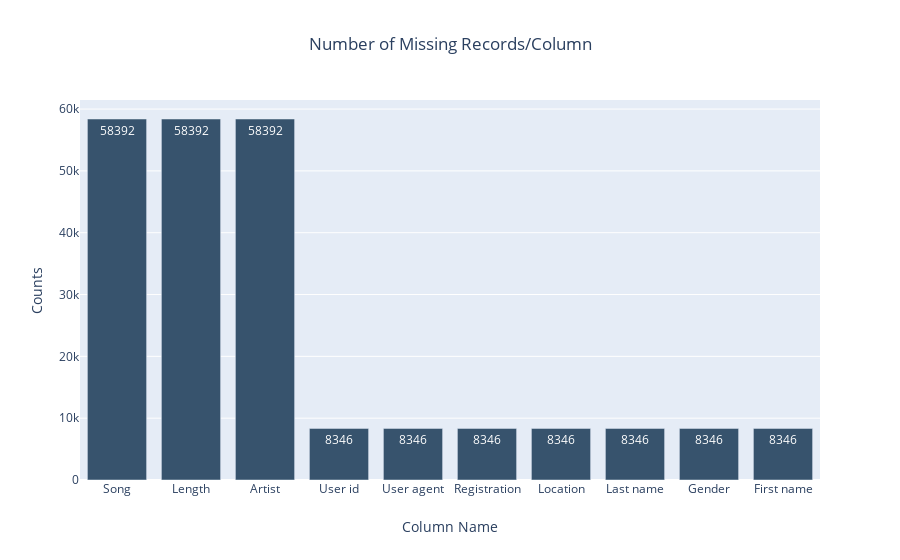

The notebook cell saved with this chart:
### Markdown cell above
## Figure 1

### Code cell
def check_nulls(df):
    """Create a plot of the number of missing records in each column.
    
        Args:
            df (DataFrame): Pyspark Dataframe object
            
        Returns:
            None  
    """
 
    nulls_df = df.isnull().sum()
    nulls_df = nulls_df[nulls_df > 0].sort_values(ascending=False)
    missing_records = nulls_df.tolist()
    column_names = nulls_df.index.tolist()
   
    x = [ ' '.join(re.sub('([a-z])([A-Z])', r'\1 \2', name).split()).capitalize() for name in column_names]
    y = missing_records
    fig = go.Figure([go.Bar(x=x, y=y, text=missing_records,
                            marker_color='rgb(55, 83, 109)', textposition='auto', 
                            hovertext=["Missing Records in the `{}` column is {}".format(bar, y[i]) for i, bar in enumerate(x)],
                            hoverinfo="text")])
    
    fig.update_layout(
        title=go.layout.Title(
            text="Number of Missing Records/Column",
            x=0.5,
        ),
        xaxis=go.layout.XAxis(
            title=go.layout.xaxis.Title(
                text="Column Name",
            )
        ),
        yaxis=go.layout.YAxis(
            title=go.layout.yaxis.Title(
                text="Counts",
            )
        )
    )
    
    fig.show()
    

check_nulls(df)

### Figure 1 — Plotly figure (JSON) as saved in the notebook; plotly's stock layout.template omitted (floating-point values rounded to 4 significant figures)
{"data": [{"hoverinfo": "text", "hovertext": ["Missing Records in the `Song` column is 58392", "Missing Records in the `Length` column is 58392", "Missing Records in the `Artist` column is 58392", "Missing Records in the `User id` column is 8346", "Missing Records in the `User agent` column is 8346", "Missing Records in the `Registration` column is 8346", "Missing Records in the `Location` column is 8346", "Missing Records in the `Last name` column is 8346", "Missing Records in the `Gender` column is 8346", "Missing Records in the `First name` column is 8346"], "marker": {"color": "rgb(55, 83, 109)"}, "text": ["58392", "58392", "58392", "8346", "8346", "8346", "8346", "8346", "8346", "8346"], "textposition": "auto", "type": "bar", "x": ["Song", "Length", "Artist", "User id", "User agent", "Registration", "Location", "Last name", "Gender", "First name"], "y": [58392, 58392, 58392, 8346, 8346, 8346, 8346, 8346, 8346, 8346]}], "layout": {"title": {"text": "Number of Missing Records/Column", "x": 0.5}, "xaxis": {"title": {"text": "Column Name"}}, "yaxis": {"title": {"text": "Counts"}}}}
